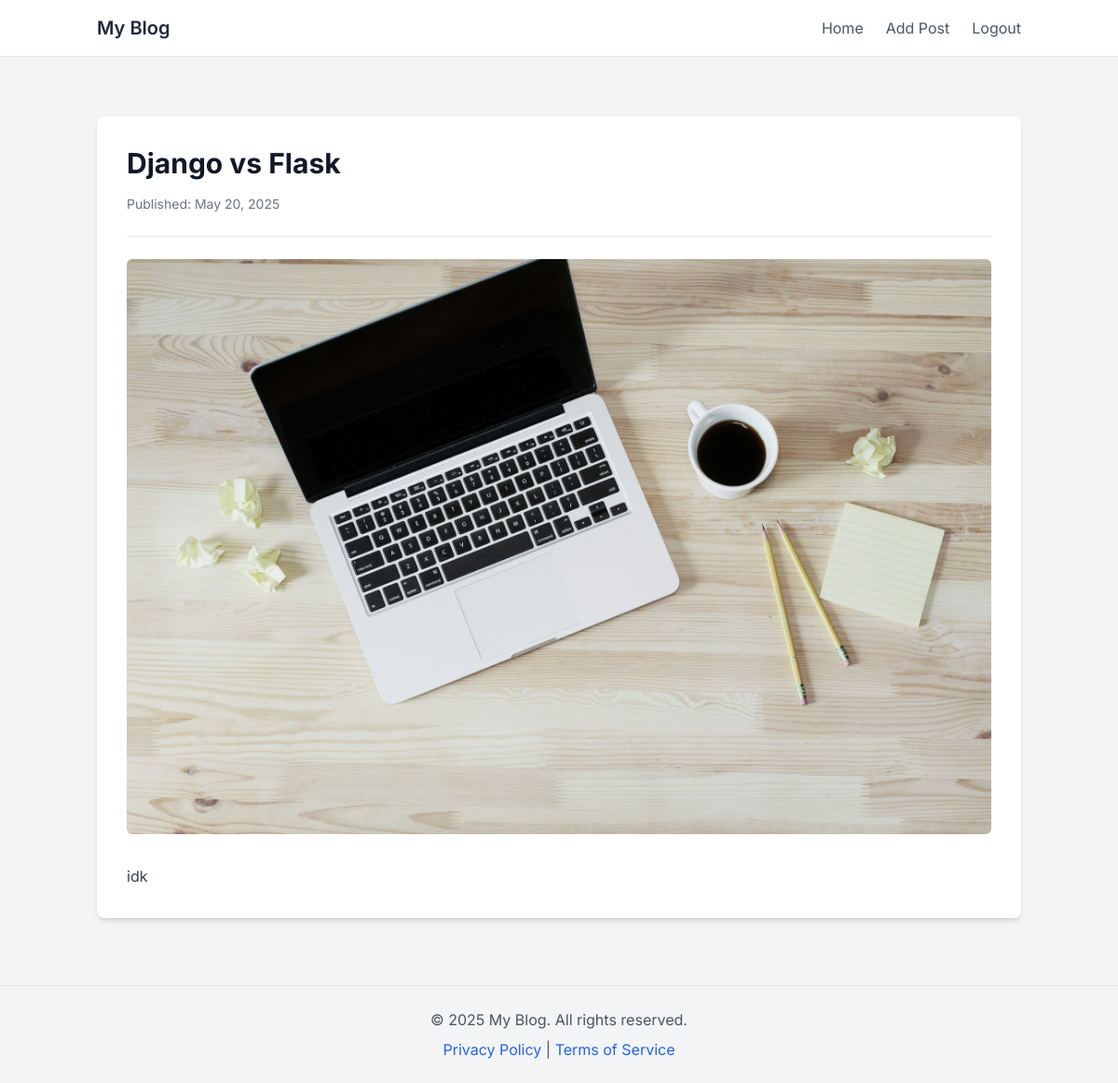
/posts/1/ (signed in), run on the app's committed database.
### blog_posts/models.py (models this page shows, shortened)
class BlogPost(models.Model):
    title = models.CharField(max_length=100)
    body = models.TextField(default='')
    slug = models.SlugField()
    date = models.DateTimeField(auto_now_add=True)
    featured_image = models.ImageField(default='fallback.png', blank=True)
    author = models.ForeignKey(User, on_delete=models.CASCADE)

### blog_posts/views.py (the view)
# urls.py: path('posts/<int:post_id>/',views.single_post_page, name='single_post_page'),
def single_post_page(request, post_id):
    single_post = get_object_or_404(BlogPost, id=post_id)
    return render(request, 'blog_posts/single_post.html', {'single_post': single_post})

### blog_posts/templates/blog_posts/single_post.html (shortened to what this page needs)
{% extends "layout.html" %}
{% block content %}
    <div class="bg-white p-8 rounded-lg shadow-md">
        <h1 class="text-3xl font-bold text-gray-900 mb-4">{{ single_post.title }}</h1>
        <p class="text-sm text-gray-500 mb-6">Published: {{ single_post.date|date:"F d, Y" }}</p>
        <hr class="my-6 border-gray-200">
        {% if single_post.featured_image %}
            <div class="mb-8">
                <img src="{{ single_post.featured_image.url }}" alt="{{ single_post.title }}" class="rounded-md w-full h-auto object-cover">
            </div>
        {% endif %}
        <p class="text-gray-700 leading-relaxed">{{ single_post.body }}</p>
    </div>
{% endblock %}

### templates/layout.html (style rules this page uses)
body { font-family: 'Inter', sans-serif; }

### data on the page
BlogPost: title "Django vs Flask", date "May 20, 2025", featured_image (picture), body "idk"
